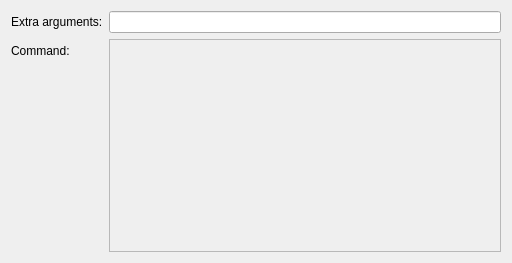
<?xml version="1.0" encoding="UTF-8"?>
<ui version="4.0">
 <class>GoLang::GoCompilerBuildStepConfigWidget</class>
 <widget class="QWidget" name="GoLang::GoCompilerBuildStepConfigWidget">
  <property name="enabled">
   <bool>true</bool>
  </property>
  <property name="geometry">
   <rect>
    <x>0</x>
    <y>0</y>
    <width>512</width>
    <height>263</height>
   </rect>
  </property>
  <property name="windowTitle">
   <string>Form</string>
  </property>
  <layout class="QVBoxLayout" name="verticalLayout">
   <item>
    <layout class="QFormLayout" name="formLayout">
     <item row="0" column="0">
      <widget class="QLabel" name="additionalArgumentsLabel">
       <property name="text">
        <string>Extra arguments:</string>
       </property>
      </widget>
     </item>
     <item row="0" column="1">
      <widget class="QLineEdit" name="additionalArgumentsLineEdit"/>
     </item>
     <item row="1" column="0">
      <widget class="QLabel" name="commandLabel">
       <property name="text">
        <string>Command:</string>
       </property>
      </widget>
     </item>
     <item row="1" column="1">
      <widget class="QTextEdit" name="commandTextEdit">
       <property name="enabled">
        <bool>false</bool>
       </property>
       <property name="minimumSize">
        <size>
         <width>0</width>
         <height>0</height>
        </size>
       </property>
      </widget>
     </item>
    </layout>
   </item>
  </layout>
 </widget>
 <resources/>
 <connections/>
</ui>
